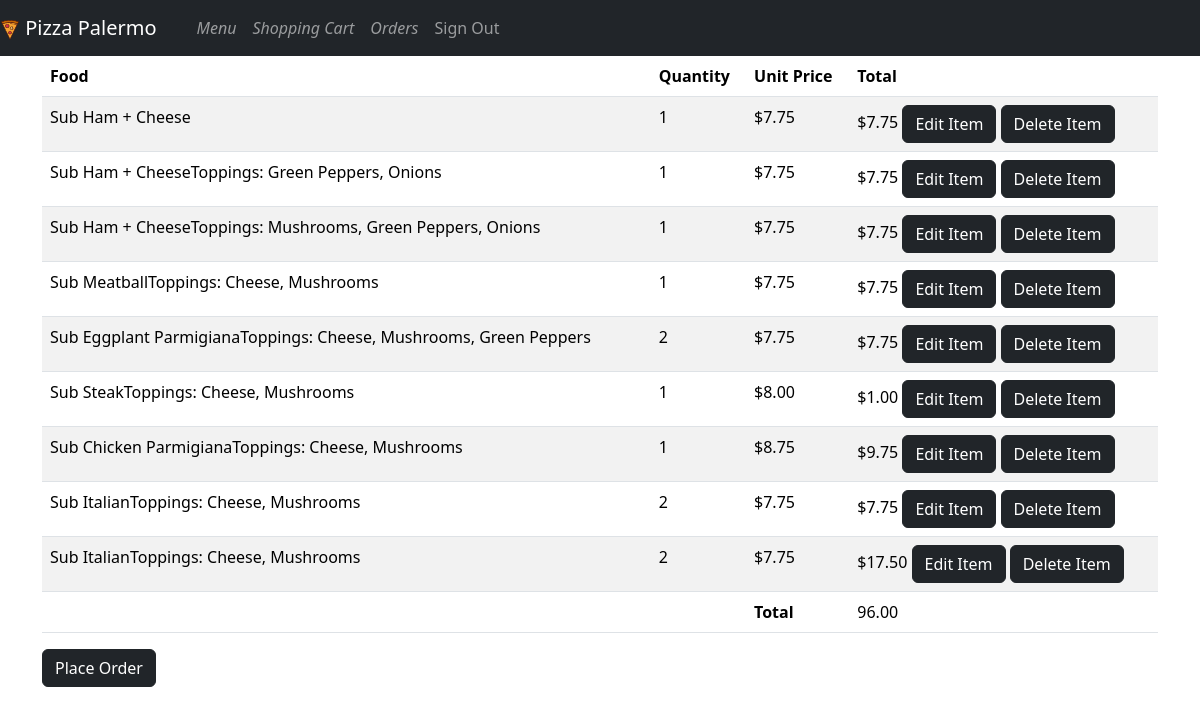
The app's page /cart/ (signed in), older data.
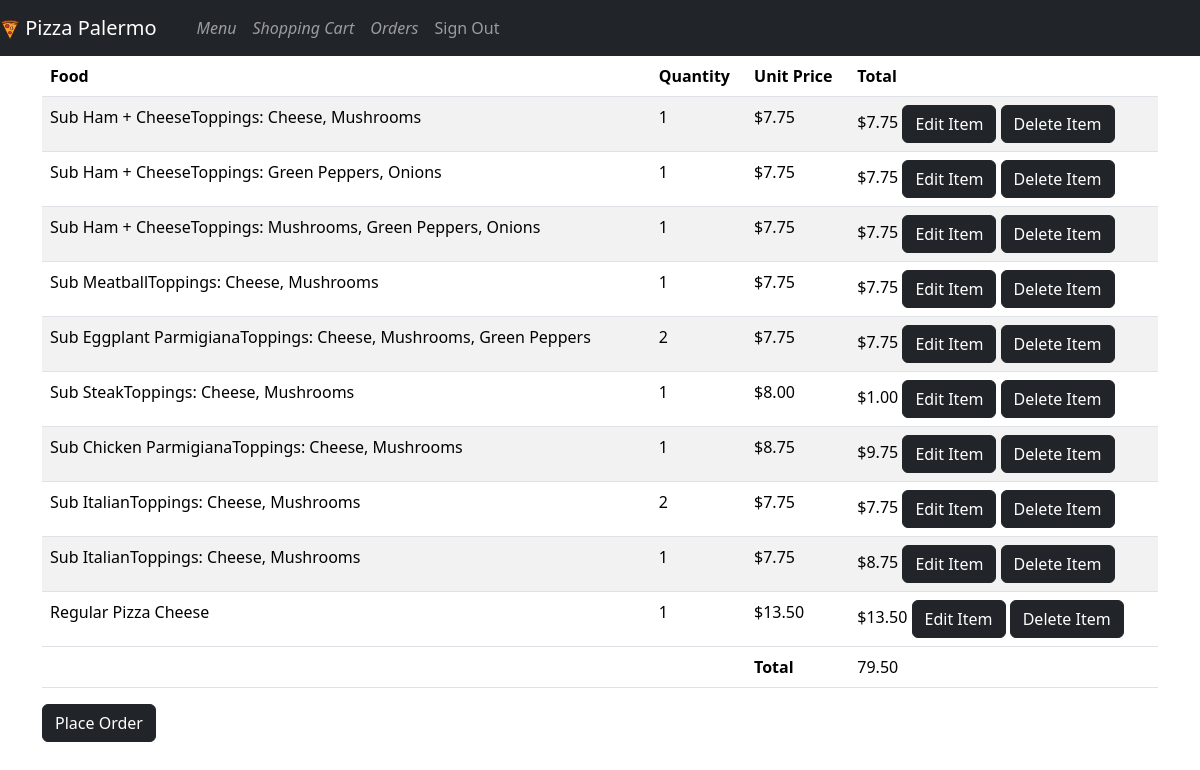
The same page, newer data.
### orders/models.py (models this page shows, shortened)
class Cart(models.Model):
    STATUS=((0,"Open"), (1, "Release"))
    STATUS_OPEN = 0
    INITIAL_QTY = 0
    INITIAL_COST = 0
    order = models.ForeignKey(Order, on_delete=models.CASCADE, blank=True, null=True,
                                 related_name="CartOrder")
    user = models.ForeignKey(User, on_delete=models.CASCADE, related_name="Cart_User")
    menu = models.ForeignKey(Menu, on_delete=models.CASCADE, related_name="Cart_Menu")
    quantity = models.IntegerField(default=INITIAL_QTY)
    status = models.PositiveSmallIntegerField(choices=STATUS, default=STATUS_OPEN)
    sub_total_item = models.DecimalField(max_digits=6, decimal_places=2,
                                        default=INITIAL_COST)
    toppings = models.ManyToManyField(Topping, related_name="CartTopping", blank=True)
    extra = models.ManyToManyField(Extra, related_name="CartExtra", blank=True)

class Menu(models.Model):
    photo = models.ImageField(upload_to='food-img/', default = 'food-img/None/no-img.jpg')
    ingredient = models.CharField(max_length=64, default="")
    price = models.DecimalField(max_digits=6, decimal_places=2)

class Extra(models.Model):
    extra = models.CharField(max_length=64)
    price = models.DecimalField(max_digits=6, decimal_places=2)

class Order(models.Model):
    STATUS=((0,"Draft, in cart"), (1, "Placed, release by client"),
            (2, "Cooked"), (3, "Deliveried"),
            (4, "Canceled"), (5, "Paid"),)
    STATUS_DRAFT = 0
    order_total = models.DecimalField(default=0, max_digits=6, decimal_places=2)
    order_date = models.DateTimeField(auto_now_add=True, null=True, blank=True)
    status = models.PositiveSmallIntegerField(choices=STATUS, default=STATUS_DRAFT)
    user = models.ForeignKey(User, on_delete=models.SET_NULL,
                            related_name="OrderUser", null=True, blank=True)

class Pizza(Menu):
    SIZE = ((0,"Small"), (1,"Large"),)
    MEAL_TYPE = ((0,"Regular Pizza"),(1,"Sicilian Pizza"),)
    AMOUNT_TOPPINGS = ((0,0),(1,1),(2,2),(3,3))
    meal_type = models.PositiveSmallIntegerField(choices=MEAL_TYPE)
    meal_size = models.PositiveSmallIntegerField(choices=SIZE)
    amount_toppings = models.PositiveSmallIntegerField(choices=AMOUNT_TOPPINGS,default=0)

### orders/views.py (the view)
# urls.py: path("cart/", CartView.as_view(), name="cart"),
class CartView(LoginRequiredMixin, ListView):
    template_name = "orders/shopping_cart.html"
    context_object_name = "carts"
    login_url = reverse_lazy("orders:login")
    STATUS_OPEN = 0
    def get_context_data(self, **kwargs):
        context = super().get_context_data(**kwargs)
        try:
            context["total"] = Order.objects.get(Q(user=self.request.user)&
                                                Q(status=self.STATUS_OPEN)
                                                ).order_total
        except Order.DoesNotExist:
            pass
        return context
    def get_queryset(self):
        return Cart.objects.filter(Q(user=self.request.user)&
                    Q(status=self.STATUS_OPEN)).prefetch_related(
                        "menu", "order")

### orders/helpers.py (called while the page is built)
def is_pizza(food):
    try:
        return isinstance(food.pizza,Pizza)
    except Menu.pizza.RelatedObjectDoesNotExist:
        return False

def is_sub(food):
    try:
        return isinstance(food.sub,Sub)
    except Menu.sub.RelatedObjectDoesNotExist:
        return False

### orders/templatetags/orders_extras.py (called while the page is built, shortened)
@register.filter()
def food_desc(item):
    text = ""
    if(is_pizza(item.menu)):
        text += f"{Pizza.MEAL_TYPE[item.menu.pizza.meal_type][1]} {item.menu.ingredient}"
        queryset = item.toppings.all()
        max_top = len(queryset)
        for index, top in enumerate(queryset):
            if index==0:
                text += "Toppings: "
            text += f"{top.topping}"
            if index+1<max_top:
                text += ", "
        return text
    if (is_sub(item.menu)):
        text += f"Sub {item.menu.ingredient}"
        queryset = item.extra.all()
        extras_items = len(queryset)
        for index, top in enumerate(queryset):
            if index==0:
                text += "Toppings: "
            text += f"{top.extra}"
            if index+1<extras_items:
                text += ", "
        return text

### orders/templates/orders/shopping_cart.html (shortened to what this page needs)
{% extends "orders/base.html" %}
{% block body %}
{% load orders_extras %}
{% include "orders/item_carts.html" with carts=carts editable=True total=total%}
{% if carts%}
<form action="{% url 'orders:updateinvoices' pk=carts.0.order.id%}" method="post">
  <button type="submit" name="btn" value="your_value" class="btn btn-dark">Place Order</button>
</form>
{% endif%}
<br />
{% endblock %}

### orders/templates/orders/item_carts.html
{% load orders_extras %}
<table class="table table-striped">
    <thead>
      <tr>
        <th> Food </th>
        <th> Quantity </th>
        <th> Unit Price </th>
        <th> Total </th>
      </tr>
    </thead>
    <tbody>
    {% for item in carts %}
      <tr>
        <td>
          {{ item|food_desc }}
        </td>
        <td> {{item.quantity}}</td>
        <td> ${{item.menu.price}}</td>
        <td> ${{item.sub_total_item}}
          {% if editable %}
          <a href="{% url 'orders:updatecart' pk=item.id%}" role="button" class="btn btn-dark"> Edit Item</a>
          <a href="{% url 'orders:deletecart' pk=item.id%}" role="button" class="btn btn-dark"> Delete Item</a>
          {% endif %}
        </td>
      </tr>
    {% endfor %}
    </tbody>
    {%if total%}
    <tfoot>
      <tr>
        <td></td>
        <td></td>
        <td>
          <span style="font-weight:bold;">Total </span>
        </td>
        <td>{{total}}</td>
      </tr>
    </tfoot>
    {% endif %}
    </table>

Row changes from the older to the newer data that the page shows:
computed for Cart: menu+id "Sub Ham + Cheese" → "Sub Ham + CheeseToppings: Cheese, Mushrooms"
changed Cart (number 9 of 10 on the later page): quantity "2" → "1"; sub_total_item "17.50" → "8.75"
added Cart: menu+id "Regular Pizza Cheese", quantity "1", menu.price "13.50", sub_total_item "13.50"
changed Order: order_total "96.00" → "79.50"
